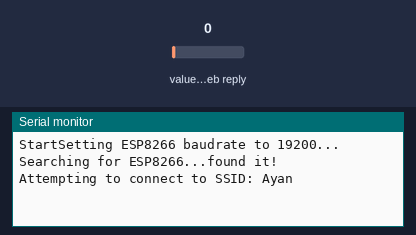
Recording of a sketch running on a simulated Arduino Leonardo, built for the host (arithmetic inside an expression is 32-bit, double 64-bit). Shown: the last lines printed to the serial monitor. The inputs (shaded band) are chosen by the test bench; at power-on: value in the web reply 0. WiFi joins after 1.5 s; servers stay silent unless stated; the modem accepts every AT command (registered, SIM ready, sends succeed) and sends nothing else; web services answer with replies made up by the test bench.

Above: at 2.4 s.
2.5 s: value in the web reply set to 2
At 3.0 s:
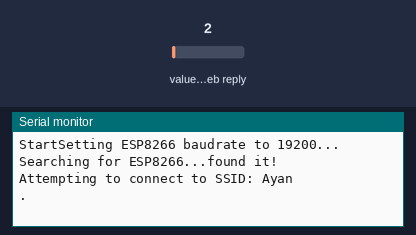
13.1 s: value in the web reply set to 25
At 25.2 s:
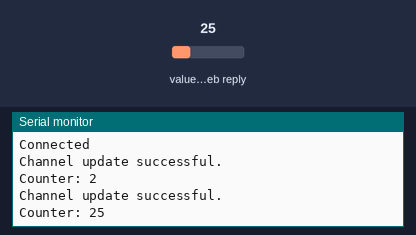

Measured:
- after the input at 13.1 s, the serial monitor: prints a new line after 10.8 s (image 2)

The sketch:

sketch_feb20a.ino
```cpp
#include "WiFiEsp.h"
#include "ThingSpeak.h" // always include thingspeak header file after other header files and custom macros

char ssid[] = "Ayan";   // your network SSID (name)
char pass[] = "packdalwalo";   // your network password
int keyIndex = 0;            // your network key Index number (needed only for WEP)
WiFiEspClient  client;

// Emulate Serial1 on pins 6/7 if not present
#ifndef HAVE_HWSERIAL1
#include "SoftwareSerial.h"
SoftwareSerial esp(6, 7); // RX, TX
#define ESP_BAUDRATE  19200
#else
#define ESP_BAUDRATE  115200
#endif

// Weather station channel details
unsigned long ChannelNumber = 1658268;
unsigned int AC = 1;

// Counting channel details

const char * ReadAPIKey = "N6BUH89WR6FZRIO8";
const char * myWriteAPIKey = "8XCV5D8PFVTG5U61";
int number =0;


void setup() {
 //Initialize serial and wait for port to open
  Serial.begin(115200);
  while(!Serial){
    ; // wait for serial port to connect. Needed for Leonardo native USB port only
  }
  Serial.print("Start");
  // initialize serial for ESP module
  setEspBaudRate(ESP_BAUDRATE);
  Serial.print("Searching for ESP8266...");
  // initialize ESP module
  WiFi.init(&esp);

  // check for the presence of the shield
  if (WiFi.status() == WL_NO_SHIELD) {
    Serial.println("WiFi shield not present");
    // don't continue
    while (true);
  }
  Serial.println("found it!");

  ThingSpeak.begin(client);  // Initialize ThingSpeak
}

void loop() {

  int statusCode = 0;

  // Connect or reconnect to WiFi
  if(WiFi.status() != WL_CONNECTED){
    Serial.print("Attempting to connect to SSID: ");
    Serial.println(ssid);
    while(WiFi.status() != WL_CONNECTED){
      WiFi.begin(ssid, pass); // Connect to WPA/WPA2 network. Change this line if using open or WEP network
      Serial.print(".");
      delay(5000);
    }
    Serial.println("\nConnected");
  }
  int x = ThingSpeak.writeField(ChannelNumber, AC, number, myWriteAPIKey);
  if(x == 200){
    Serial.println("Channel update successful.");
  }
  else{
    Serial.println("Problem updating channel. HTTP error code " + String(x));
    esp.println('AT+HTTPCPOST="https://api.thingspeak.com/update?api_key=N6BUH89WR6FZRIO8&field1=987"');
    Serial.print("\n link");
  }

  // change the value
  number++;
  if(number > 99){
    number = 0;
  }


  // Read in field 1 of the private channel which is a counter
  long count = ThingSpeak.readLongField(ChannelNumber,AC, ReadAPIKey);

   // Check the status of the read operation to see if it was successful
  statusCode = ThingSpeak.getLastReadStatus();
  if(statusCode == 200){
    Serial.println("Counter: " + String(count));
  }
  else{
    Serial.println("Problem reading channel. HTTP error code " + String(statusCode));
  }
//
  delay(15000); // No need to read the counter too often.

}

// This function attempts to set the ESP8266 baudrate. Boards with additional hardware serial ports
// can use 115200, otherwise software serial is limited to 19200.
void setEspBaudRate(unsigned long baudrate){
  long rates[6] = {115200,74880,57600,38400,19200,9600};

  Serial.print("Setting ESP8266 baudrate to ");
  Serial.print(baudrate);
  Serial.println("...");

  for(int i = 0; i < 6; i++){
    esp.begin(rates[i]);
    delay(100);
    esp.print("AT+UART_DEF=");
    esp.print(baudrate);
    esp.print(",8,1,0,0\r\n");
    delay(100);
  }

  esp.begin(baudrate);
}
```
